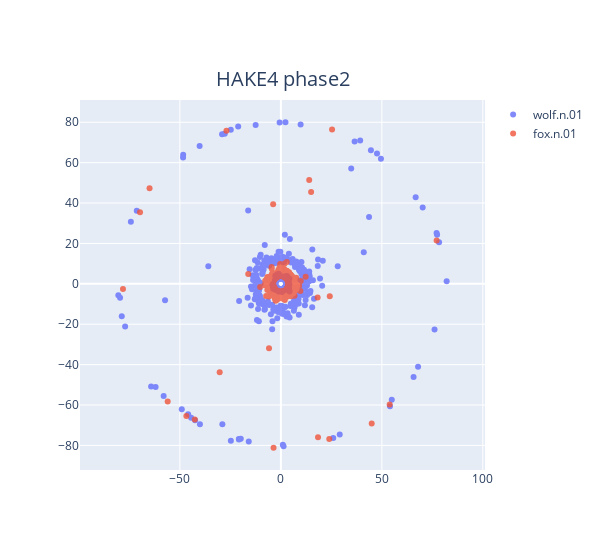

Write notebook code for a chart like this one.
### Code cell
# エンティティの埋め込みをロード
entity_embedding = np.load(os.path.join(model_path, 'entity_embedding.npy'))

# HeadとTailの座標計算
head = entity_embedding[head_id]
tail = entity_embedding[tail_id]

phase1_head, phase2_head, mod_head = np.split(head, 3)
phase1_tail, phase2_tail, mod_tail = np.split(tail, 3)

mod_head = np.log(np.abs(mod_head)) * np.sign(mod_head)
mod_tail = np.log(np.abs(mod_tail)) * np.sign(mod_tail)

phase1_head = phase2_head / embedding_range * np.pi
phase1_tail = phase2_tail / embedding_range * np.pi

x_head, y_head = mod_head * np.cos(phase1_head), mod_head * np.sin(phase1_head)
x_tail, y_tail = mod_tail * np.cos(phase1_tail), mod_tail * np.sin(phase1_tail)

fig = go.Figure()

# Head Entityのプロット
fig.add_trace(go.Scatter(x=x_head, y=y_head, mode='markers', name=entities_dict[head_id], text=[f'Head ID: {head_id}'] * len(x_head), opacity=0.8))
# Tail Entityのプロット
fig.add_trace(go.Scatter(x=x_tail, y=y_tail, mode='markers', name=entities_dict[tail_id], text=[f'Tail ID: {tail_id}'] * len(x_tail), opacity=0.8))
# HAKEテキストの追加
fig.add_annotation(
    text=model,  # 表示するテキスト
    xref="paper",  # x座標の参照元 (paperは図の左端、dataはデータ座標)
    yref="paper",  # y座標の参照元 (paperは図の下端、dataはデータ座標)
    x=0.5,  # x座標 (0.5は図の中央)
    y=1.1,  # y座標 (1.05は図の上端から5%上)
    showarrow=False,  # 矢印を非表示にする
    font=dict(size=20),  # テキストのフォントサイズ
)
# レイアウトの設定
fig.update_layout(
    title="",
    yaxis_title=" ",
    showlegend=True,
    width=600,  # 幅
    height=550,  # 高さ
    xaxis=dict(scaleanchor="y", scaleratio=1),  # x軸のアスペクト比を1:1に設定
    yaxis=dict(scaleanchor="x", scaleratio=1),  # y軸のアスペクト比を1:1に設定
)

# プロットの表示
fig.show()

### Figure 1 — Plotly figure (JSON) as saved in the notebook; plotly's stock layout.template omitted (floating-point values rounded to 4 significant figures; data arrays with more than 128 entries replaced by an {"elided": "..."} marker saying what was removed)
{"data": [{"mode": "markers", "name": "wolf.n.01", "opacity": 0.8, "text": {"elided": "500 str values"}, "type": "scatter", "x": {"elided": "500 float values"}, "y": {"elided": "500 float values"}}, {"mode": "markers", "name": "fox.n.01", "opacity": 0.8, "text": {"elided": "500 str values"}, "type": "scatter", "x": {"elided": "500 float values"}, "y": {"elided": "500 float values"}}], "layout": {"annotations": [{"font": {"size": 20}, "showarrow": false, "text": "HAKE4 phase2", "x": 0.5, "xref": "paper", "y": 1.1, "yref": "paper"}], "height": 550, "showlegend": true, "title": {"text": ""}, "width": 600, "xaxis": {"scaleanchor": "y", "scaleratio": 1}, "yaxis": {"scaleanchor": "x", "scaleratio": 1, "title": {"text": " "}}}}
